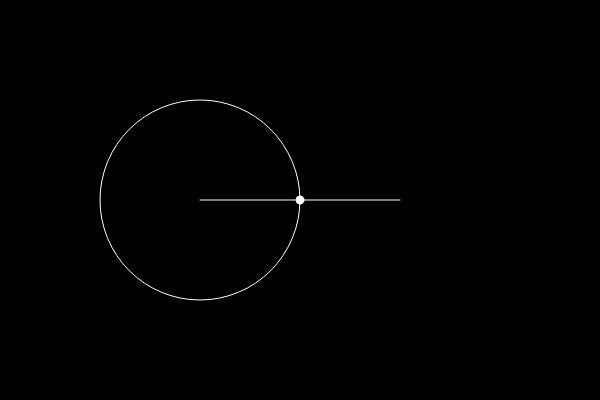
Frame 1 (no input)
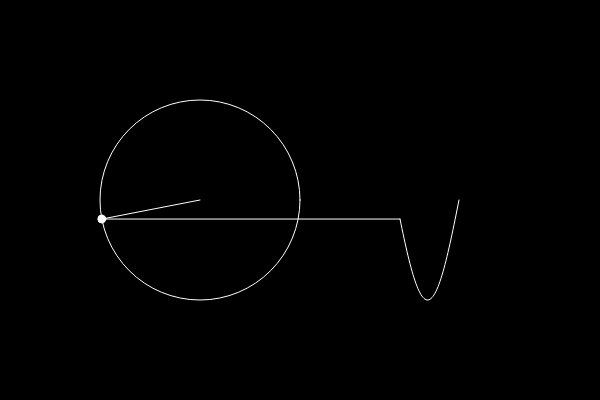
Frame 60 (no input)
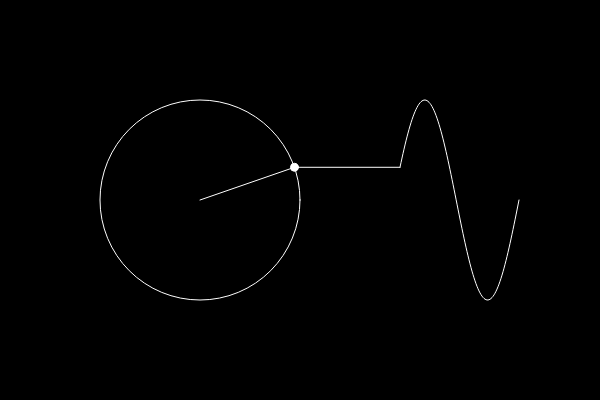
Frame 120 (the mouse pressed at the canvas centre since frame 60)

The p5.js sketch that drew these frames (run headless with seeded random() and noise() and a simulated clock; from frame 60 on, the mouse is pressed at the canvas centre):

// p5.js sketch
// ── sketch.js
// Fourrier Series : Step_01
// angle or time : time is moving forward
let time = 0;
let wave = [];

function setup() {
    createCanvas(600, 400);
}

function draw() {
    background(0);

    // a circle
    translate(200, 200);
    let radius = 100;
    stroke(255);
    noFill();
    ellipse(0, 0, radius*2);

    // polar coordinates
    let x = radius * cos(time);
    let y = radius * sin(time);
    // every time we calculate a new y value, store it at the start of the array
    wave.unshift(y);
    fill(255);
    line(0, 0, x, y);
    ellipse(x, y, 8);

    // use the array and draw the value of y
    beginShape();
    translate(200, 0);
    // connect a line from circle to wave
    line(x-200, y, 0, wave[0]);
    noFill();
    for (let i = 0; i < wave.length; i++) {
       vertex(i, wave[i]); 
    }
    endShape();
    // time is moving forward
    time += 0.05;

    // do not draw too much points
    if (wave.length > 150) {
        wave.pop();
    }
}
